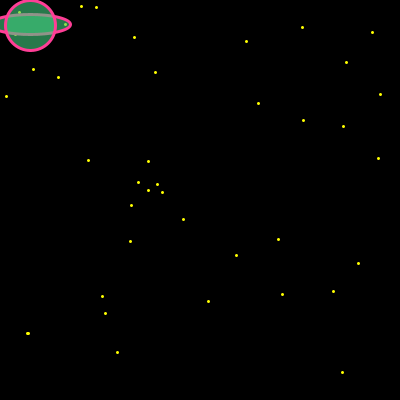
Frame 1 (no input)
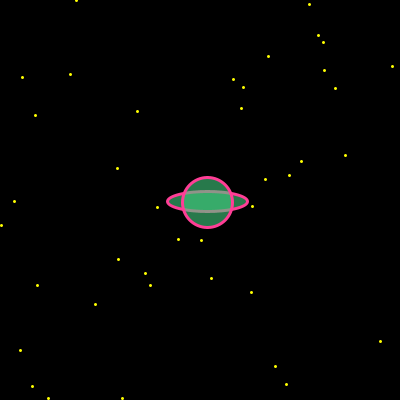
Frame 60 (the mouse pressed at the canvas centre just before this capture)
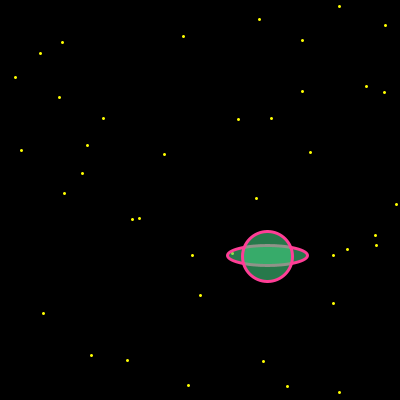
Frame 120 (the mouse held since frame 60 and released just before this capture)

The Processing sketch that drew these frames (run headless with seeded random() and noise(); from frame 60 on, the mouse is pressed at the canvas centre):

// Processing sketch: processing_133152
// ── processing_133152.pde

int y=20;
int x=5;
int speed=3;
//characteristics
void setup(){
size(400,400);
smooth();
fill(67,205,128,150);
stroke(255,62,150);
strokeWeight(3);
}


//planet
void draw(){
  background(0);
  for(int i = 10; i <= 400; i += 10) { 
  //for(int j = 10; j <= 200; j += 10) {
    float r=random(400);
    float d=random(400);
    stroke(255,255,0);
    frameRate(5);
    point(r,d);
  //} 
 }

frameRate(30);
y=y+speed;
stroke(255,62,150);
ellipse(x+25,y+1,80,20);
ellipse(x+25,y+2.5,50,50);
x=x+speed;
y=y;
if ((x<0)||(x>=300)){
speed=speed*-1;
}
}
